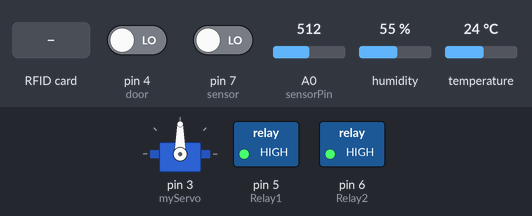
Recording of a sketch running on a simulated Arduino Uno, built with avr-gcc and run on an emulated ATmega328P. Parts: servo, switched loads named in the sketch (green lamp = pin HIGH). Dashed ring = blinking. Inputs (shaded band) come from the test bench; at power-on: pin 7 (sensor) LOW, pin 4 (door) LOW, A0 (sensorPin) = 512, humidity 55 %, temperature 24 °C. Pins used as bus, display or sensor lines are not drawn; what the sketch prints to the serial monitor is not drawn.

Above: at 1.2 s.
1.3 s: pin 7 (sensor) driven HIGH
At 2.5 s:
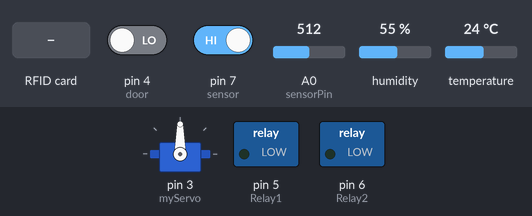
6.6 s: pin 7 (sensor) driven LOW
At 7.6 s:
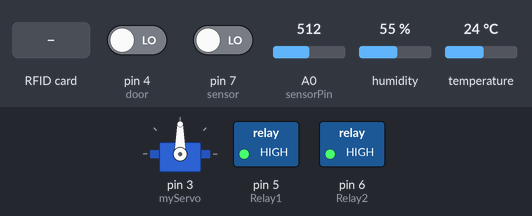
12.7 s: RFID card 90 D1 CF A6 held to the reader
At 16.9 s:
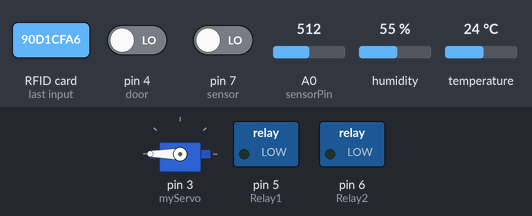
Timing chart, 0 to 23.0 s (numbered marks = the images above; inputs shaded):
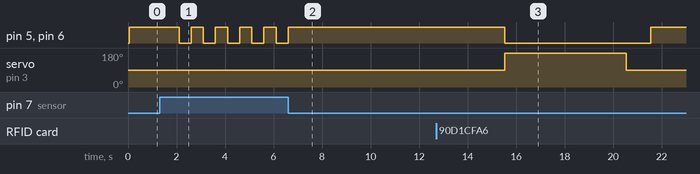

Measured:
- after the input at 1.3 s, pin 5 (Relay1), pin 6 (Relay2): alternates HIGH for 0.50 s and LOW for 0.50 s, starting after 0.80 s
- after the input at 6.6 s, pin 5 (Relay1), pin 6 (Relay2): goes on until 6.6 s, then stays HIGH
- after the input at 12.7 s, pin 5 (Relay1), pin 6 (Relay2): HIGH → LOW after 2.8 s, → HIGH 6.0 s later; servo on pin 3 (myServo): 90° → 180° after 2.8 s, → 90° 5.0 s later

The sketch:

project.ino
```cpp
#include <SPI.h>
#include <MFRC522.h>
#include <Servo.h>
#include<DHT.h>
#define DHTPIN 8
#define DHTTYPE DHT11
#define SS_PIN 10
#define RST_PIN 9
DHT dht(DHTPIN,DHTTYPE);
//#define LED_G 5 //define green LED pin
//#define LED_R 4 //define red LED
//#define BUZZER 2 //buzzer pin
MFRC522 mfrc522(SS_PIN, RST_PIN);   // Create MFRC522 instance.
Servo myServo; //define servo name
int hum,temp;
String Name;
int Relay1 = 5;
int Relay2 = 6;
int sensorPin = A0;
int sensorValue = 0;
int sensor = 7;
int state = LOW;
int val = 0;
int val1=0;
int door=4;

void setup()
{
  int Position=90;
  val = digitalRead(sensor);
  pinMode(Relay1, OUTPUT);
  pinMode(Relay2, OUTPUT);
  pinMode(sensor, INPUT);
  pinMode(door, INPUT);
  Serial.begin(9600);   // Initiate a serial communication
  dht.begin();
  SPI.begin();      // Initiate  SPI bus
  mfrc522.PCD_Init();   // Initiate MFRC522
  myServo.attach(3); //servo pin
  myServo.write(Position); //servo start position
//  pinMode(LED_G, OUTPUT);
//  pinMode(LED_R, OUTPUT);
//  pinMode(BUZZER, OUTPUT);
//  noTone(BUZZER);
//  Serial.println("Put your card to the reader...");
  digitalWrite(Relay1, HIGH);   //Turn off relay
  digitalWrite(Relay2, HIGH);    //Turn on relay
//  Serial.println();


}
void loop()
{

  val1=digitalRead(door);
  while(val1==HIGH){
    digitalWrite(Relay1, LOW);   //Turn off relay
    digitalWrite(Relay2, LOW);
    Serial.println("NULL,NULL,NULL,NULL,NULL,NULL,ALERT");
    delay(1000);
    val1 = digitalRead(door);
  }
  val=digitalRead(sensor);
  while(val == HIGH ) {

      digitalWrite(Relay1, LOW);   //Turn off relay
      digitalWrite(Relay2, LOW);
      delay(500);
      digitalWrite(Relay1, HIGH);   //Turn off relay
      digitalWrite(Relay2, HIGH);
      delay(500);
      digitalWrite(Relay1, LOW);   //Turn off relay
      digitalWrite(Relay2, LOW);
      delay(500);
      digitalWrite(Relay1, HIGH);   //Turn off relay
      digitalWrite(Relay2, HIGH);
      delay(500);
      digitalWrite(Relay1, LOW);   //Turn off relay
      digitalWrite(Relay2, LOW);
      delay(500);
      digitalWrite(Relay1, HIGH);   //Turn off relay
      digitalWrite(Relay2, HIGH);
      delay(500);
      digitalWrite(Relay1, LOW);   //Turn off relay
      digitalWrite(Relay2, LOW);
      delay(500);
      digitalWrite(Relay1, HIGH);   //Turn off relay
      digitalWrite(Relay2, HIGH);
      delay(500);
      digitalWrite(Relay1, LOW);   //Turn off relay
      digitalWrite(Relay2, LOW);
      delay(500);
      digitalWrite(Relay1, HIGH);   //Turn off relay
      digitalWrite(Relay2, HIGH);
    delay(2000);
    val = digitalRead(sensor);// delay 100 milliseconds

    if (state == LOW) {
      Serial.println("NULL,NULL,NULL,NULL,NULL,NULL,ALERT");
      state = HIGH;       // update variable state to HIGH
    }
  }
  hum=dht.readHumidity();
  sensorValue = analogRead(sensorPin);
  if(sensorValue<500){
    digitalWrite(Relay1, LOW);   //Turn off relay
    digitalWrite(Relay2, LOW);
  }
  else{
    digitalWrite(Relay1, HIGH);   //Turn off relay
    digitalWrite(Relay2, HIGH);
  }
  Serial.print(sensorValue);
  Serial.print(",");
  temp=dht.readTemperature();
  Serial.print("Humidity :");
  Serial.print(hum);
  Serial.print(",");
  Serial.print("Temperature :");
  Serial.print(temp);
  Serial.print(",");
  Serial.print("");
  delay(2000);
  int Position=90;
  // Look for new cards
  if ( ! mfrc522.PICC_IsNewCardPresent())
  {
    Serial.print("No card Detected,");
    Serial.print("NULL,");
    Serial.println("Door close,NULL.");
  }
  // Select one of the cards
  if ( ! mfrc522.PICC_ReadCardSerial())
  {
    return;
  }
  //Show UID on serial monitor
  Serial.print("UID tag :");
  String content= "";
  byte letter;
  for (byte i = 0; i < mfrc522.uid.size; i++)
  {
     Serial.print(mfrc522.uid.uidByte[i] < 0x10 ? " 0" : " ");
     Serial.print(mfrc522.uid.uidByte[i], HEX);
     content.concat(String(mfrc522.uid.uidByte[i] < 0x10 ? " 0" : " "));
     content.concat(String(mfrc522.uid.uidByte[i], HEX));
  }
  Serial.print(",");
  Serial.print("Message : ");
  content.toUpperCase();
  if (content.substring(1) == "90 D1 CF A6" || content.substring(1) == "40 65 25 D9" ) //change here the UID of the card/cards that you want to give access
  {
    if (content.substring(1) == "90 D1 CF A6"){
      Serial.print("Pradyumna,NULL.");
      Name="Pradyumna";
    }
    if (content.substring(1) == "40 65 25 D9"){
      Serial.print("Naveen,NULL.");
      Name="Naveen";
    }
//    Serial.print("Authorized access");

    delay(500);
    delay(300);
    Position=180;
    Serial.println("Door Open,NULL.");
    myServo.write(Position);
    digitalWrite(Relay1, LOW);   //Turn off relay
    digitalWrite(Relay2, LOW);
    delay(5000);
    Position=90;
    myServo.write(Position);
    delay(1000);
    digitalWrite(Relay1, HIGH);   //Turn off relay
    digitalWrite(Relay2, HIGH);
  }

 else   {
    Serial.println(" Access denied , NULL.");

    delay(1000);


  }
}
```
